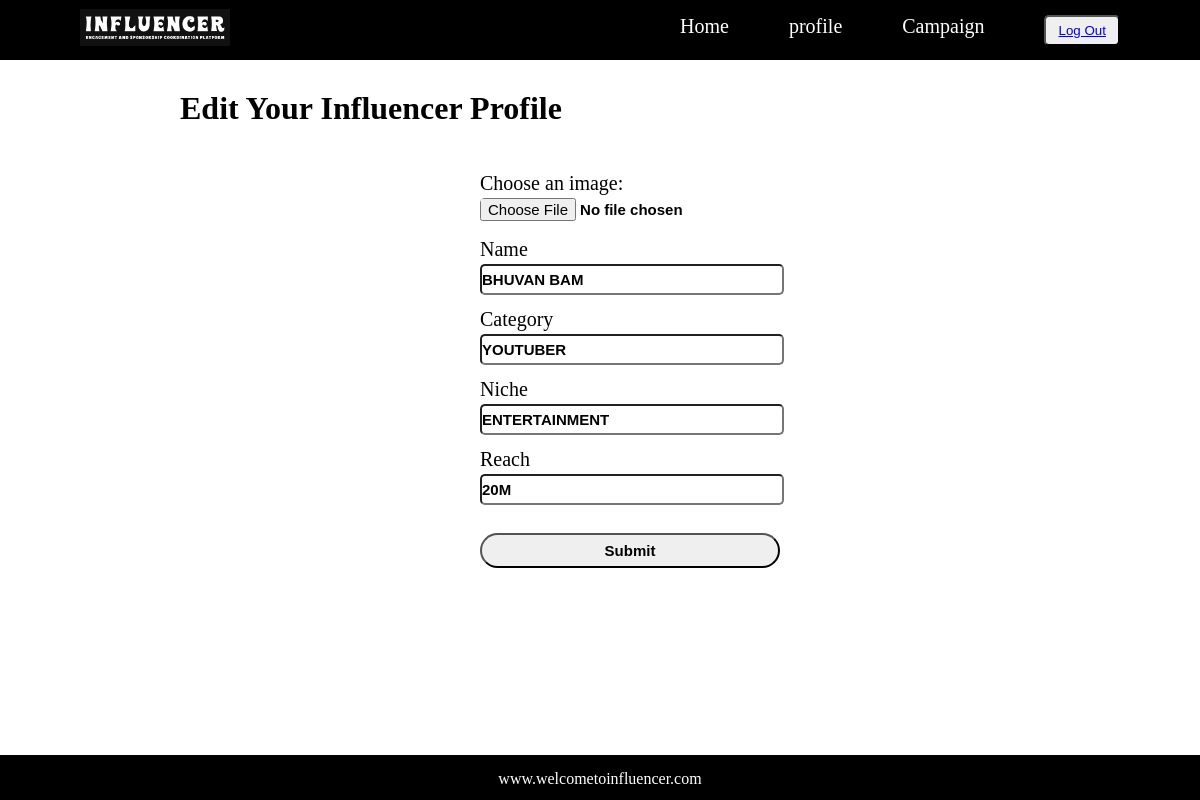
Page /edit_influencer/2 (signed in) on the committed database.
### model.py (models this page shows)
class Influencers(db.Model):
    influencer_id = db.Column(db.Integer(),primary_key=True)
    user_id = db.Column(db.Integer(),nullable=False)
    img = db.Column(db.LargeBinary,nullable=False)
    name = db.Column(db.String(), nullable=False)
    category = db.Column(db.String(), nullable=False)
    niche = db.Column(db.String(),nullable=False)
    reach = db.Column(db.String(),nullable=False)

### controller.py (the view, shortened to what this page needs)
@app.route("/edit_influencer/<int:id>",methods=["GET", "POST"])
def edit_influencer(id):
        if "username" in session:
            user=Register.query.filter_by(username=session['username']).first()
            if user.role=='influencer':
                if request.method=='GET':
                    influencer=Influencers.query.filter_by(influencer_id=id).first()
                    return render_template('edit_influencer.html',influencer=influencer,role=user.role)
            else:
                return 'Edit Restricted'
        else:
            return redirect ('/login')

### templates/edit_influencer.html
{% extends 'layout.html' %}
{% block body %}
<div class="sponsor-form">
    <h1>Edit Your Influencer Profile</h1>
    <form action="/edit_influencer/{{influencer.influencer_id}}" method="post" enctype="multipart/form-data">
        <div class="spon-form">
            <div class="spon-form-list">
                <label for="img">Choose an image:</label>
                <input type="file" id="img" value="{{influencer.img}}"   name="img">
            </div>
            <div class="spon-form-list">
                <label for="name">Name</label>
                <input type="text" id="name" value="{{influencer.name}}" name="name" required>
            </div>
            <div class="spon-form-list">
                <label for="category">Category</label>
                <input type="text" id="category" value="{{influencer.category}}" name="category" required>
            </div>
            <div class="spon-form-list">
                <label for="niche">Niche</label>
                <input type="text" id="niche" value="{{influencer.niche}}" name="niche" required>
            </div>
            <div class="spon-form-list">
                <label for="reach">Reach</label>
                <input type="text" id="reach" value="{{influencer.reach}}" name="reach" required>
            </div>
            <input class="sponsor-form-btn" type="submit" value="Submit">
        </div>
    </form>
</div>
{% endblock %}

### static/utilits.css (style rules this page uses)
* { margin: 0; padding: 0; }
.sponsor-form { min-height: 80vh; max-width: 70vw; margin: auto; padding-top: 30px; }
.spon-form { width: 20vw; margin: auto; height: 20vh; display: flex; flex-direction: column; gap: 8px; margin-top: 40px; }
.spon-form-list { display: flex; flex-direction: column; gap: 3px; }
.spon-form-list label { font-size: 20px; padding-top: 5px; }
.spon-form-list input { height: 27px; width: 25vw; border-radius: 5px; font-weight: 550; font-size: 15px; }
.sponsor-form-btn { padding: 7px 0px; width: 25vw; font-size: 15px; font-weight: bold; margin-top: 20px; border-radius: 20px; cursor: pointer; }

### rows in the picture
Influencers: name "BHUVAN BAM", category "YOUTUBER", niche "ENTERTAINMENT", reach "20M"
